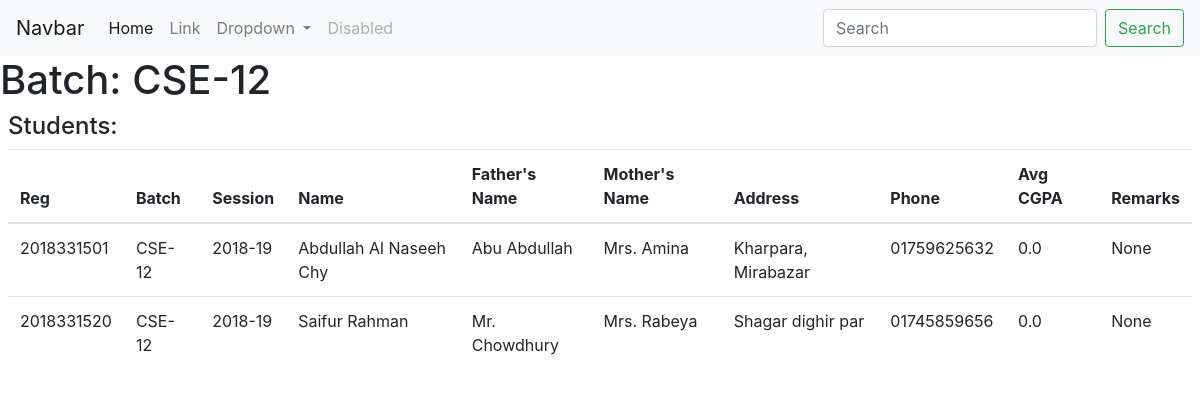
The app's page /main/students_view/CSE-12, older data.
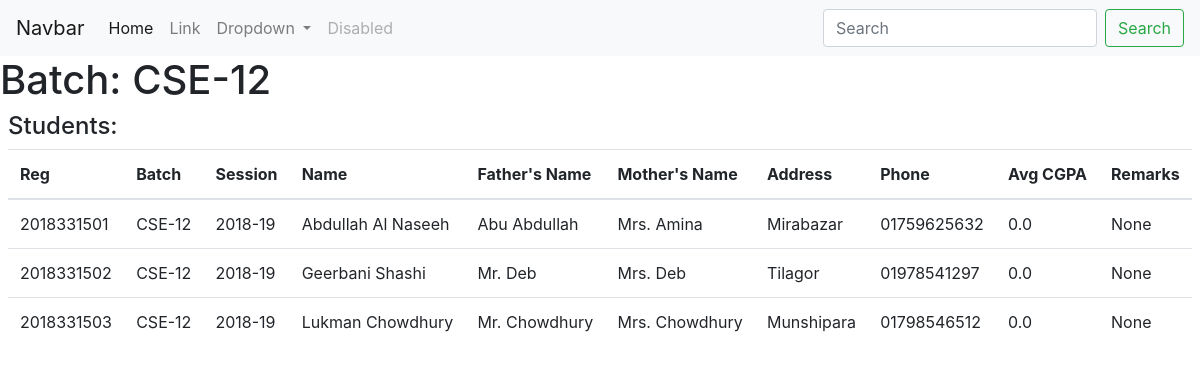
The same page, newer data.
### main/models.py (models this page shows)
class Student(models.Model):
    id = models.AutoField
    reg_no = models.CharField(max_length=10, default="")
    batch_no = models.CharField(max_length=6, default="")
    session = models.CharField(max_length=8, default="")
    name = models.CharField(max_length=60, default="")
    father_name = models.CharField(max_length=60, default="")
    mother_name = models.CharField(max_length=60, default="")
    address = models.CharField(max_length=100, default="")
    phone = models.CharField(max_length=11, default="")
    isResidential = models.BooleanField(default=False)
    isCR = models.BooleanField(default=False)
    average_cgpa = models.FloatField(default=0)
    remarks = models.CharField(max_length=500, default="")

### main/views.py (the view)
# urls.py: path('students_view/<str:batch_no>', views.students_view, name="students_view"),
def students_view(request, batch_no):
    students = Student.objects.filter(batch_no=batch_no)
    return render(request, 'main/students_view.html', {'batch_no':batch_no, 'students':students})

### main/templates/main/students_view.html (shortened to what this page needs)
{% extends 'main/base.html' %}
{% block body %}
<h1>Batch: {{batch_no}}</h1>
<section class="m-2">
    <h4>Students:</h4>
    <table class="table table-hover">
        <thead>
          <tr>
            <th scope="col">Reg</th>
            <th scope="col">Batch</th>
            <th scope="col">Session</th>
            <th scope="col">Name</th>
            <th scope="col">Father's Name</th>
            <th scope="col">Mother's Name</th>
            <th scope="col">Address</th>
            <th scope="col">Phone</th>
            <th scope="col">Avg CGPA</th>
            <th scope="col">Remarks</th>
          </tr>
        </thead>
        <tbody>
            {% for student in students %}
            <tr>
                <td>{{student.reg_no}}</td>
                <td>{{student.batch_no}}</td>
                <td>{{student.session}}</td>
                <td>{{student.name}}</td>
                <td>{{student.father_name}}</td>
                <td>{{student.mother_name}}</td>
                <td>{{student.address}}</td>
                <td>{{student.phone}}</td>
                <td>{{student.average_cgpa}}</td>
                <td>{{student.remarks}}</td>
            </tr>
            {% endfor %}
        </tbody>
      </table>
</section>
{% endblock %}

Row changes from the older to the newer data that the page shows:
changed Student "Abu Abdullah": name "Abdullah Al Naseeh Chy" → "Abdullah Al Naseeh"; address "Kharpara, Mirabazar" → "Mirabazar"
changed Student: reg_no "2018331520" → "2018331502"; name "Saifur Rahman" → "Geerbani Shashi"; father_name "Mr. Chowdhury" → "Mr. Deb"; mother_name "Mrs. Rabeya" → "Mrs. Deb"; address "Shagar dighir par" → "Tilagor"; phone "01745859656" → "01978541297"
added Student: reg_no "2018331503", batch_no "CSE-12", session "2018-19", name "Lukman Chowdhury", father_name "Mr. Chowdhury", mother_name "Mrs. Chowdhury", address "Munshipara", phone "01798546512", average_cgpa "0.0", remarks "None"
